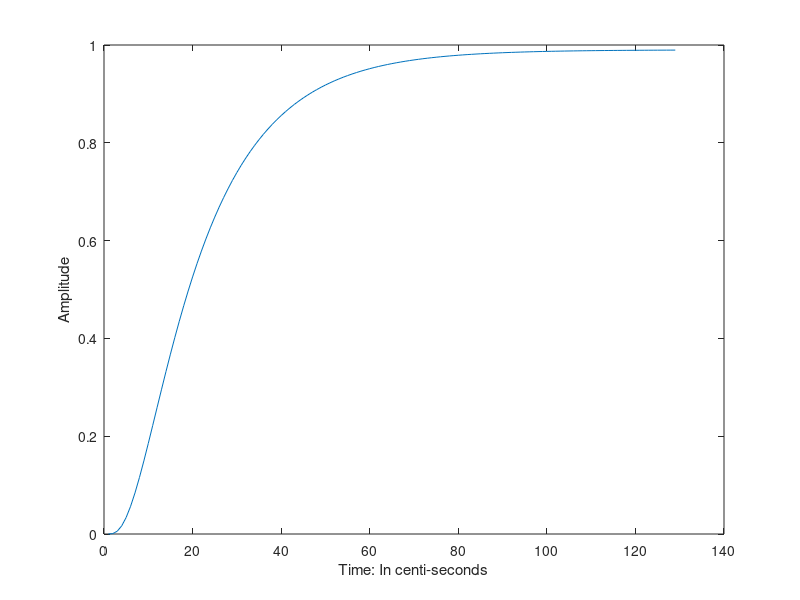

Recreate this plot in MATLAB.
% Laplace frequence domain transfer function with negative unity feedback
s_y_s = tf([200], [1 22 141 202]);

% Use the step function
step_function = step(s_y_s);

% Plot this step function
plot(step_function);
xlabel("Time: In centi-seconds");
ylabel("Amplitude");